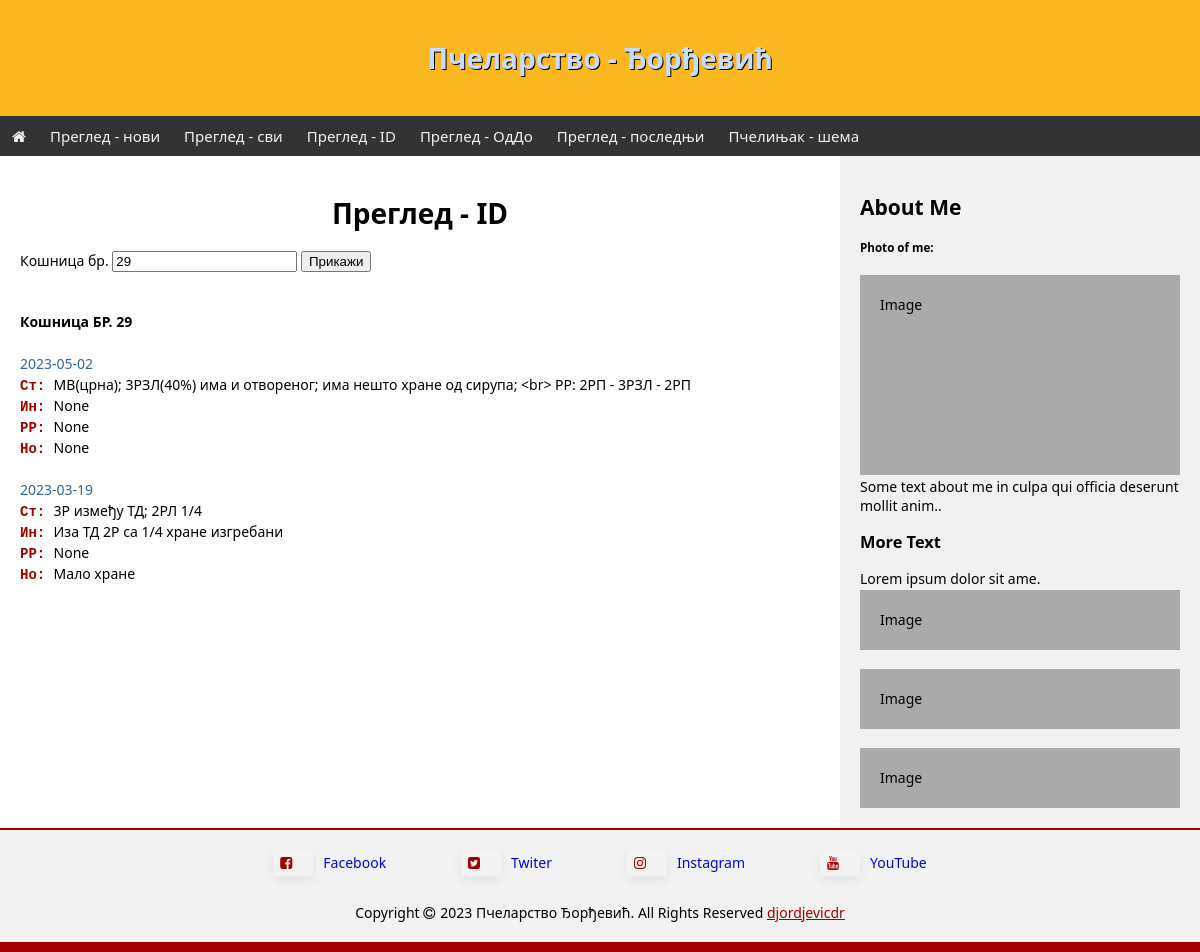
The page /inspect_by_id?hive_id=29 on the database its author committed.
### tables this page shows
CREATE TABLE inspect (id INTEGER PRIMARY KEY ASC AUTOINCREMENT NOT NULL, hive_id TEXT (2) NOT NULL, date DATE NOT NULL, state VARCHAR (255), interv VARCHAR (255), frames VARCHAR (127), note VARCHAR (255));

### app.py (the view)
@app.route("/inspect_by_id")
def inspect_by_id():
    db = os.path.join(app.root_path, 'pcelinjak.db')
    con = sqlite3.connect(db)
    cur = con.cursor()
    hive_id = request.args.get("hive_id")
    if hive_id == None:
        return render_template("inspect_by_id.html", hive_id=None, review=None)
    else:
        sql="""
        SELECT date, hive_id, state, interv, frames, note
        FROM inspect
        WHERE hive_id=?
        ORDER BY date DESC
        """
        cur.execute(sql, (hive_id,))
        rew=cur.fetchall()
        con.close()
        return render_template("inspect_by_id.html", hive_id=hive_id, review=rew)

### templates/inspect_by_id.html
{% extends 'template.html' %}
{% block content %}
<h1>Преглед - ID</h1>
<form>
  <label for="hive_id">Кошница бр.</label>
  <input type="text" name="hive_id" id="hive_id" {% if hive_id != None %} value="{{ hive_id }}" {% endif %} />
  <input type="submit" value="Прикажи" />
</form>
{% if review != None %}
  <br>
  <br>
  <p><b>Кошница БР. {{ hive_id }}</b></p>
  <br>
  {% for (date, hive_id, state, interv, frames, note) in review %}
    <p style="color: #336699">{{ date }}</p>
    <p><span class="vst">Ст: </span>{{ state }}</p>
	  <p><span class="vst">Ин: </span>{{ interv }}</p>
	  <p><span class="vst">РР: </span>{{ frames }}</p>
	  <p><span class="vst">Но: </span>{{ note }}</p>
    <br>
  {% endfor %}
{% endif %}
{% endblock content %}

### static/css/style.css (style rules this page uses)
* { box-sizing: border-box; }
body { margin: 0; font-family: 'Segoe UI', Tahoma, Geneva, Verdana, sans-serif; font-size: 14px; }
p { margin-top: 2px; margin-bottom: 2px; }
h1 { text-align: center; }
.vst { color: #a00000; font-weight: 600; font-family: 'Courier New', Courier, monospace; }

### rows shown on the page
inspect: date "2023-05-02", state "МВ(црна); 3РЗЛ(40%) има и отвореног; има нешто хране од сирупа; <br> РР: 2РП - 3РЗЛ - 2РП", interv "None", frames "None", note "None"
inspect: date "2023-03-19", state "3Р између ТД; 2РЛ 1/4", interv "Иза ТД 2Р са 1/4 хране изгребани", frames "None", note "Мало хране"

### other values the page prints
{{ hive_id }} "29"
